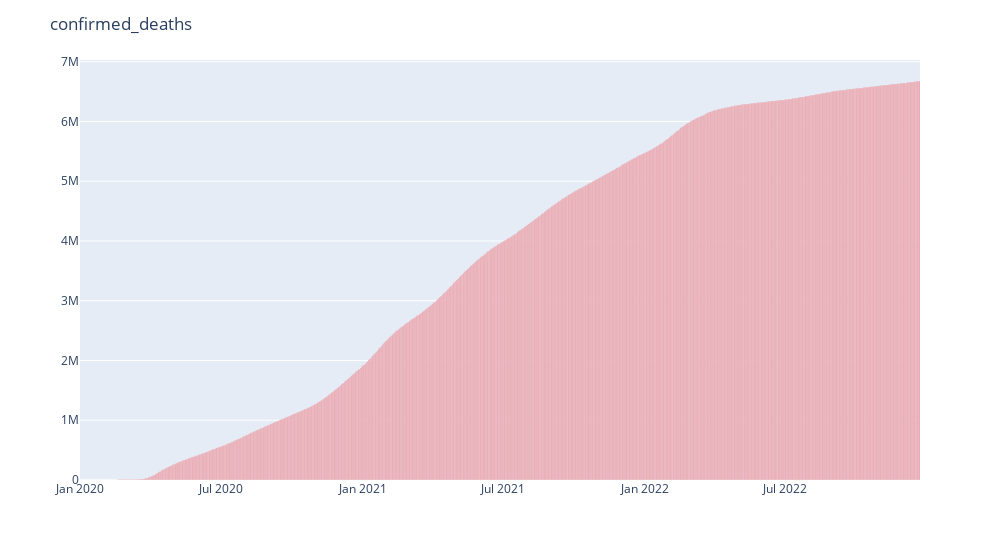

Notebook source saved alongside this figure:
### Code cell
plot_daywise(cumulative_deaths_by_day, 'confirmed_deaths', '#ff0000')

### Figure 1 — Plotly figure (JSON) as saved in the notebook; plotly's stock layout.template omitted (floating-point values rounded to 4 significant figures; data arrays with more than 128 entries replaced by an {"elided": "..."} marker saying what was removed)
{"data": [{"alignmentgroup": "True", "hovertemplate": "date=%{x}<br>confirmed_deaths=%{y}<extra></extra>", "legendgroup": "", "marker": {"color": "#ff0000", "pattern": {"shape": ""}}, "name": "", "offsetgroup": "", "orientation": "v", "showlegend": false, "textposition": "auto", "type": "bar", "x": {"elided": "1088 str values"}, "xaxis": "x", "y": {"elided": "1088 int values"}, "yaxis": "y"}], "layout": {"barmode": "relative", "legend": {"tracegroupgap": 0}, "margin": {"t": 60}, "title": {"text": "confirmed_deaths"}, "width": 1000, "xaxis": {"anchor": "y", "domain": [0, 1], "title": {"text": ""}}, "yaxis": {"anchor": "x", "domain": [0, 1], "title": {"text": ""}}}}
